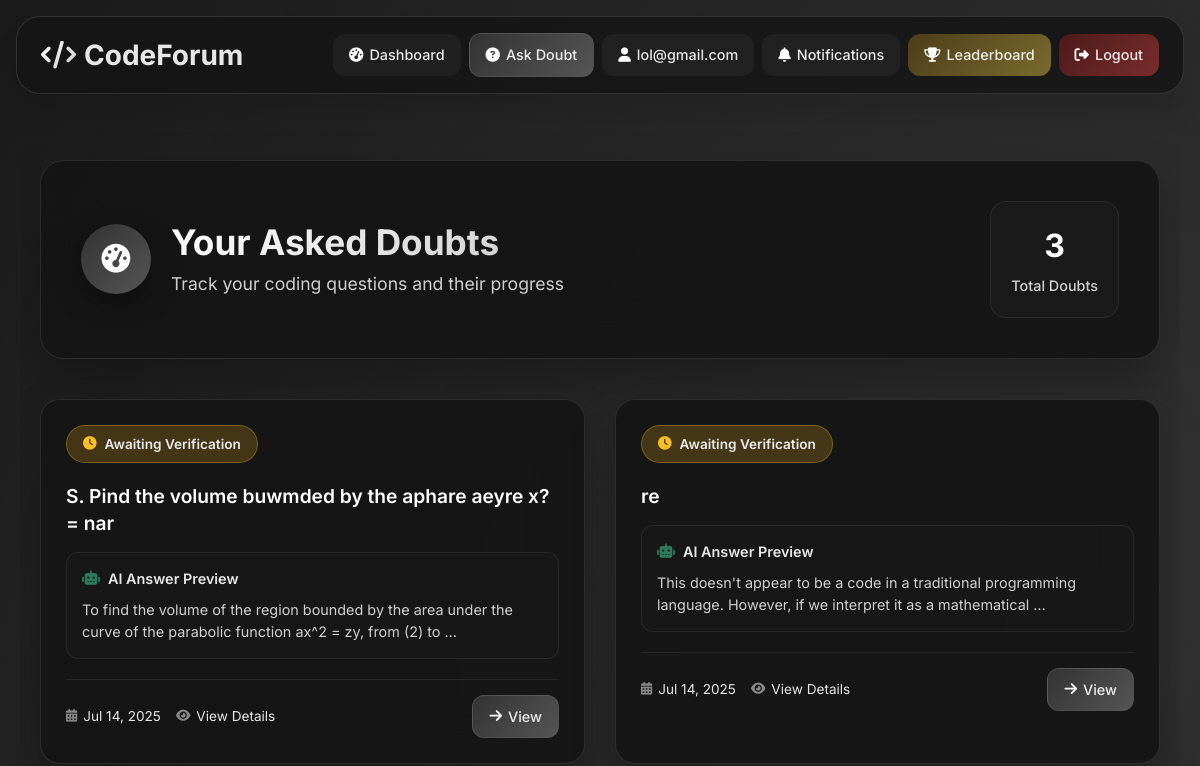
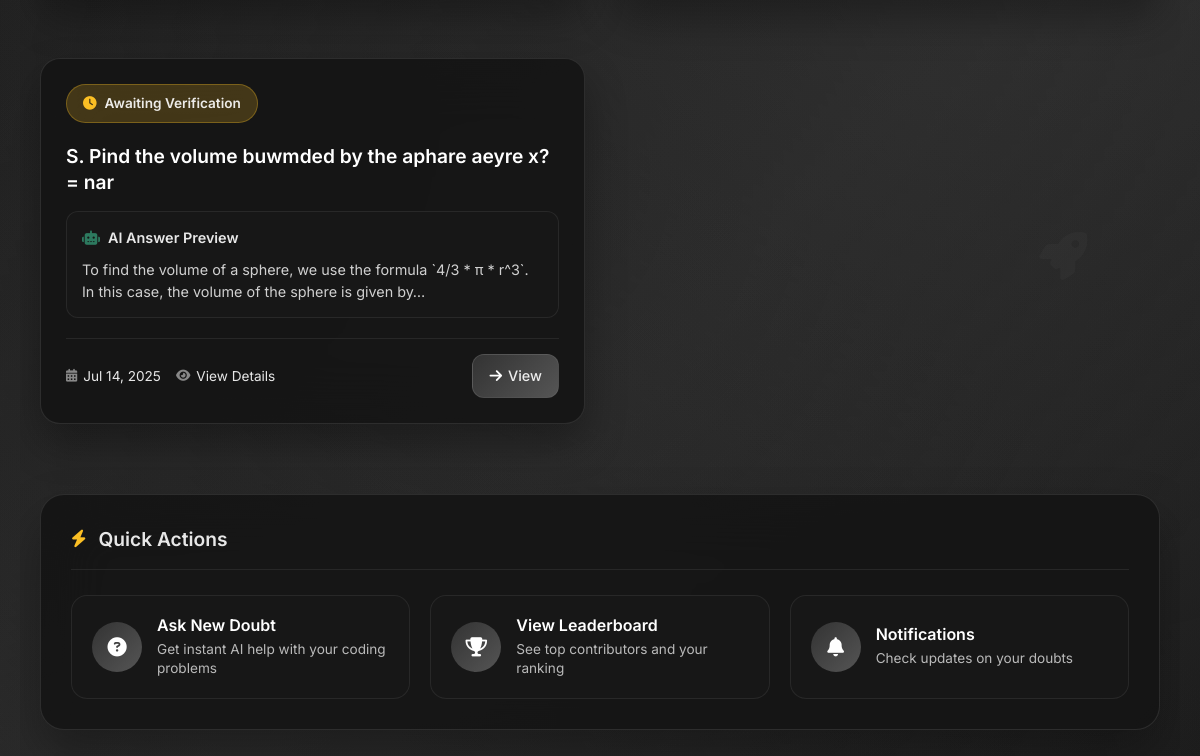
The app's page /student/ (signed in, upper part), older data (2 pictures, top to bottom).
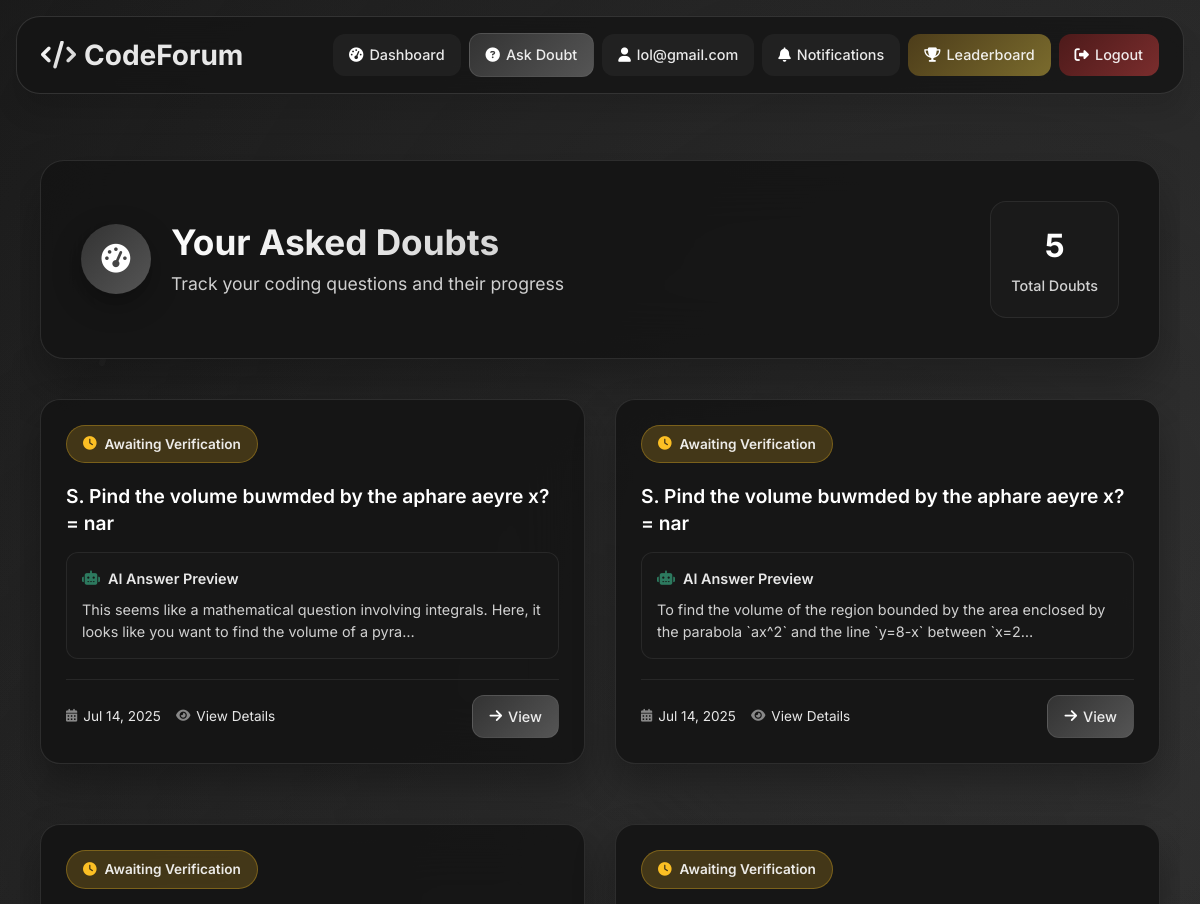
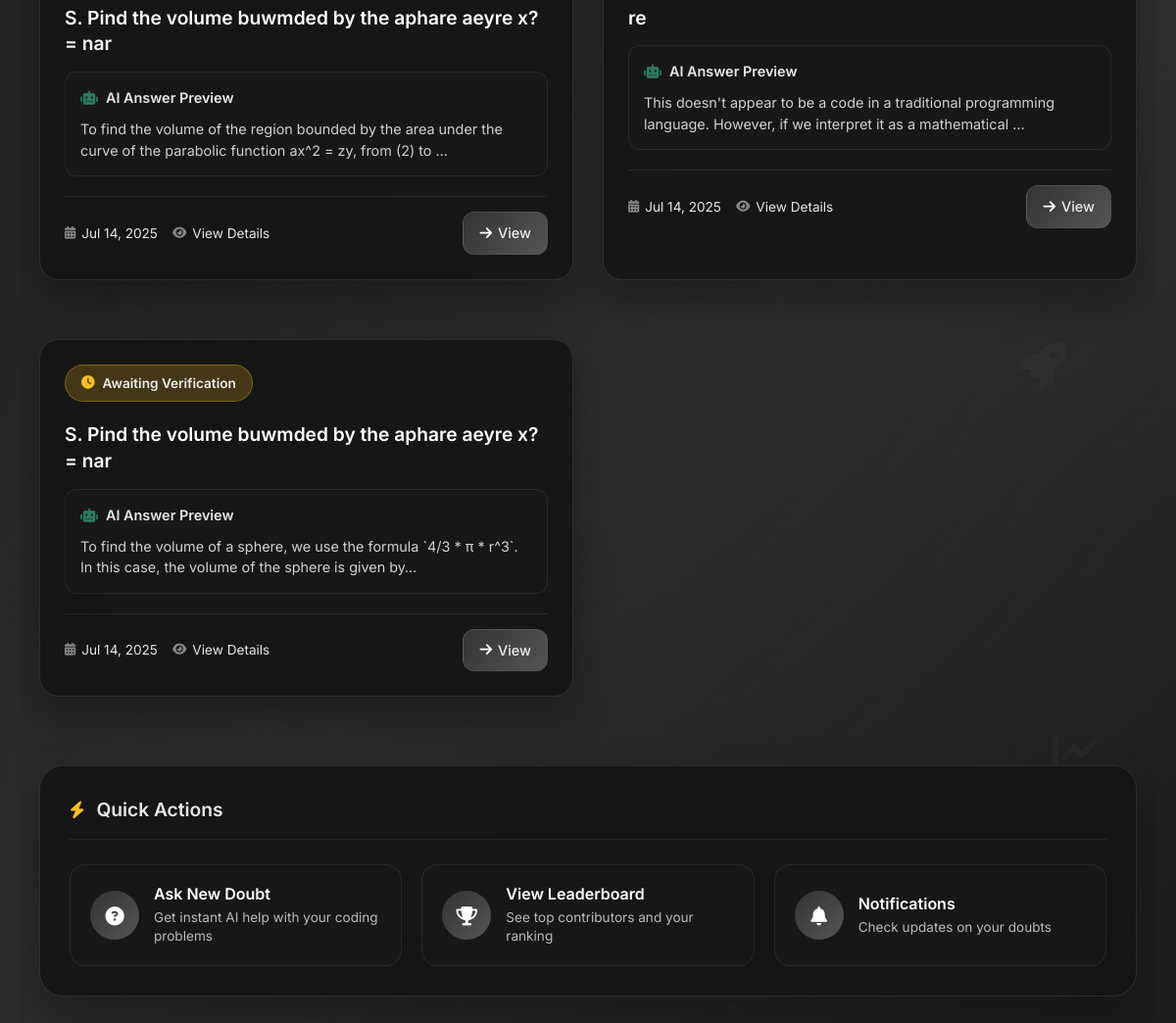
The same page, newer data (2 pictures, top to bottom).
### forum/models.py (models this page shows, shortened)
class Doubt(models.Model):
    student = models.ForeignKey(User, on_delete=models.CASCADE)
    title = models.CharField(max_length=255)
    description = models.TextField()
    code_snippet = models.TextField(blank=True, null=True)
    ai_answer = models.TextField(blank=True, null=True)
    faculty_verified = models.BooleanField(default=False)
    faculty_suggestion = models.TextField(blank=True, null=True)
    created_at = models.DateTimeField(auto_now_add=True)
    categories = models.ManyToManyField(Category, blank=True)
    is_public = models.BooleanField(default=True)
    verified_by = models.ForeignKey(User, null=True, blank=True, on_delete=models.SET_NULL, related_name='verified_doubts')

### forum/views.py (the view)
# urls.py: path('student/', views.student_dashboard, name='student_dashboard'),
@login_required
@user_passes_test(lambda u: u.is_authenticated and u.role == 'student')
def student_dashboard(request):
    doubts = Doubt.objects.filter(student=request.user).order_by('-created_at')
    return render(request, 'forum/student_dashboard.html', {'doubts': doubts})

### forum/templates/forum/student_dashboard.html (shortened to what the changed rows need)
{% extends 'forum/base.html' %}
{% block content %}
<div class="dashboard-container fade-in">
    <div class="dashboard-wrapper">
        <div class="dashboard-header glass-card">
            <div class="header-content">
                <div class="header-left">
                    <div class="header-text">
                        <h2 class="dashboard-title">Your Asked Doubts</h2>
                    </div>
                </div>
                <div class="header-stats">
                    <div class="stat-item">
                        <div class="stat-number">{{ doubts|length }}</div>
                        <div class="stat-label">Total Doubts</div>
                    </div>
                </div>
            </div>
        </div>
        <div class="doubts-grid">
            {% for doubt in doubts %}
                <div class="doubt-card glass-card slide-in">
                    <div class="doubt-card-header">
                        <div class="doubt-status">
                            {% if doubt.faculty_verified %}
                                <div class="status-badge verified">
                                    <i class="fas fa-check-circle"></i>
                                    <span>Verified by Faculty</span>
                                </div>
                            {% else %}
                                <div class="status-badge pending">
                                    <i class="fas fa-clock"></i>
                                    <span>Awaiting Verification</span>
                                </div>
                            {% endif %}
                        </div>
                    </div>
                    <div class="doubt-card-content">
                        <h3 class="doubt-card-title">
                            <a href="{% url 'view_doubt' doubt.id %}" class="doubt-link">
                                {{ doubt.title }}
                            </a>
                        </h3>
                        <div class="doubt-preview">
                            <div class="preview-header">
                                <i class="fas fa-robot"></i>
                                <span>AI Answer Preview</span>
                            </div>
                            <div class="preview-content">
                                {{ doubt.ai_answer|truncatechars:120 }}
                            </div>
                        </div>
                    </div>
                    <div class="doubt-card-footer">
                        <div class="doubt-meta">
                            <div class="meta-item">
                                <i class="fas fa-calendar-alt"></i>
                                <span>{{ doubt.created_at|date:"M d, Y" }}</span>
                            </div>
                            <div class="meta-item">
                                <i class="fas fa-eye"></i>
                                <span>View Details</span>
                            </div>
                        </div>
                        <a href="{% url 'view_doubt' doubt.id %}" class="modern-btn btn-primary view-btn">
                            <i class="fas fa-arrow-right"></i>
                            <span>View</span>
                        </a>
                    </div>
                </div>
            {% endfor %}
        </div>
    </div>
    <div class="dashboard-background-elements">
        <div class="floating-element element-4">
            <i class="fas fa-chart-line"></i>
        </div>
    </div>
</div>
{% endblock %}

Row changes from the older to the newer data that the page shows:
added Doubt: faculty_verified False (drawn), title "S. Pind the volume buwmded by the aphare aeyre x? = nar", ai_answer "This seems like a mathematical question involving integrals. Here, it looks like you want to find the volume of a pyra…", created_at "Jul 14, 2025"
added Doubt: faculty_verified False (drawn), title "S. Pind the volume buwmded by the aphare aeyre x? = nar", ai_answer "To find the volume of the region bounded by the area enclosed by the parabola `ax^2` and the line `y=8-x` between `x=2…", created_at "Jul 14, 2025"
Text that changed along with them:
{{ doubts|length }}: "3" → "5"
